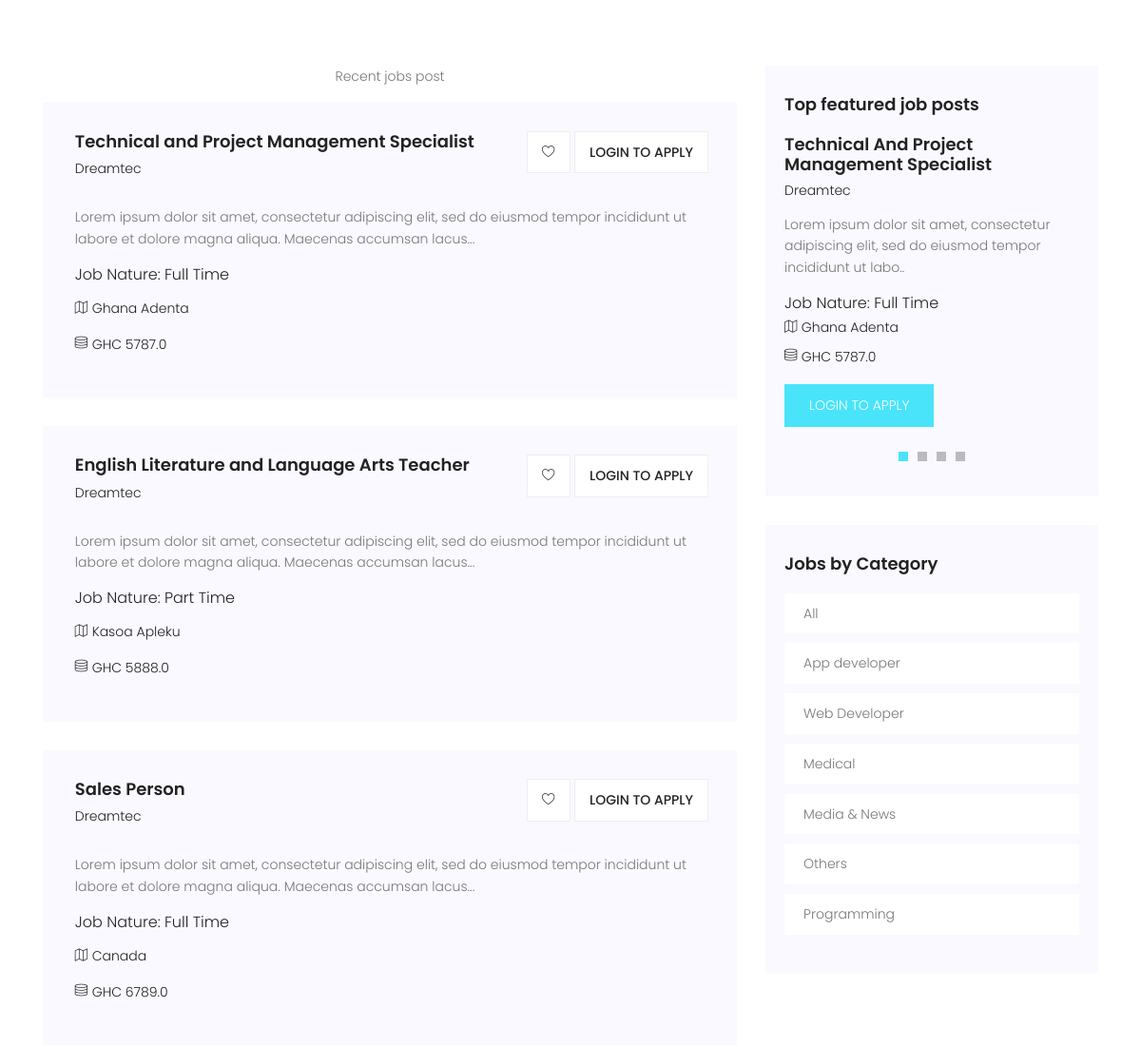
/ (middle part), run on an earlier commit of the app's database.
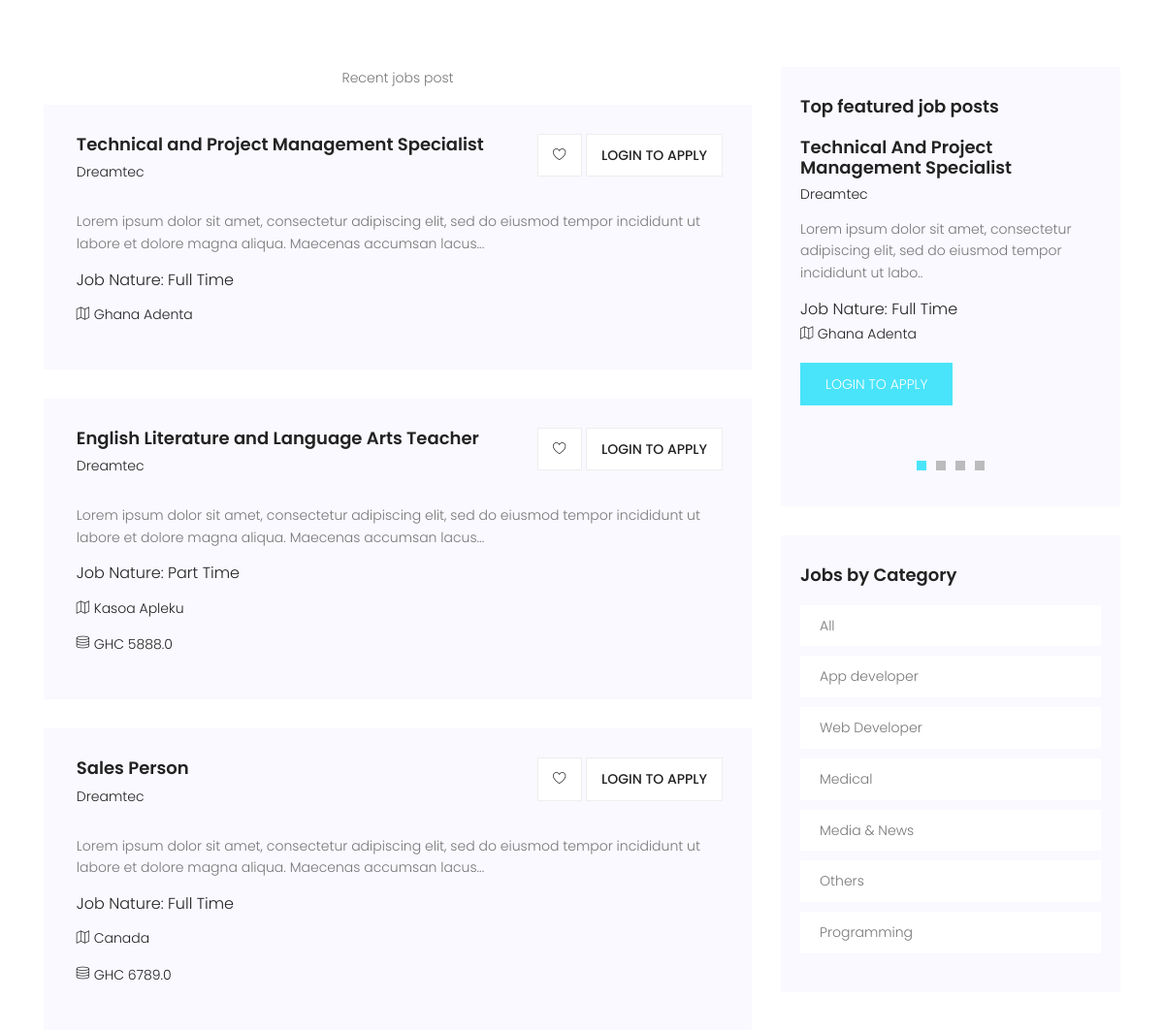
And on a later commit of the database.
### portal/models.py (models this page shows, shortened)
class Job(models.Model):
    company_name = models.CharField(max_length=200)
    job_title = models.CharField(max_length=200)
    company_email = models.EmailField(blank=True, null=True)
    category = models.ForeignKey(
        Category, on_delete=models.CASCADE, default='Others')
    job_type = models.CharField(max_length=20, choices=_job_Type, default=1)
    description = RichTextField()
    location = models.CharField(max_length=150)
    salary = models.FloatField(blank=True, null=True)
    application_url = models.URLField(blank=True, null=True)
    slug = models.SlugField(blank=True, null=True)
    created = models.DateTimeField(auto_now_add=True)
    featured = models.BooleanField(default=False)
    approved = models.BooleanField(default=True)
    class Meta:
        ordering = ['-created']

### portal/views.py (the view)
# urls.py: path('', homePage, name="home"),
def homePage(request):
    filters = JobFilter(
        request.GET, queryset=Job.objects.filter(approved=True))
    context = {
        'filters': filters
    }
    return render(request, 'portal/index.html', context)

### portal/context_processors.py (called while the page is built)
def Processors(request):
    jobs = Job.objects.filter(approved=True).order_by('-created')
    categories = Category.objects.all().order_by('-id')
    blogs = Blog.objects.filter(published=True).order_by('-id')
    blog_count = blogs.count()
    return {
        'categories': categories,
        'jobs': jobs,
        'blog_count': blog_count,
        'blogs': blogs,
    }

### portal/models.py (called while the page is built)
    def __str__(self):
        return self.category

### templates/portal/index.html (shortened to what this page needs)
{% extends 'base.html' %}
{% load static %}
{% block content %}
			<section class="post-area section-gap">
				<div class="container">
					<div class="row justify-content-center d-flex">
						<div class="col-lg-8 post-list">
							<p class="text-center">Recent jobs post</p>
							{% for job in jobs|slice:":5" %}
							<div class="single-post d-flex flex-row">
								<div class="details">
									<div class="title d-flex flex-row justify-content-between">
										<div class="titles">
											<a href="{% url 'detail' job.slug %}"><h4>{{job.job_title}}</h4></a>
											<h6>{{job.company_name}}</h6>
										</div>
										<ul class="btns">
											<li><a href="{% url 'detail' job.slug %}"><span class="lnr lnr-heart"></span></a></li>
											{% if request.user.is_authenticated %}
											<li><a href="{% url 'detail' job.slug %}">Apply</a></li>
											{% else %}
											<li><a href="{% url 'login' %}">Login to apply</a></li>
											{% endif %}
										</ul>
									</div>
									<p>
									{{job.description|slice:":150"|safe}}...
									</p>
									<h5>Job Nature: {{job.job_type}}</h5>
									<p class="address"><span class="lnr lnr-map"></span> {{job.location}}</p>
									{% if job.salary %}
									<p class="address"><span class="lnr lnr-database"></span> GHC {{job.salary}}</p>
									{% endif %}
								</div>
							</div>
							{% endfor %}
						</div>
						<div class="col-lg-4 sidebar">
							<div class="single-slidebar">
								<h4>Top featured job posts</h4>
								<div class="active-relatedjob-carusel">
								{% for job in jobs|slice:":4" %}
									<div class="single-rated">
										<a href="{% url 'detail' job.slug %}"><h4>{{job.job_title|title}}</h4></a>
										<h6>{{job.company_name|title}}</h6>
										<p>
										{{job.description|slice:":100"|safe}}..
										</p>
										<h5>Job Nature: {{job.job_type}}</h5>
										<p class="address"><span class="lnr lnr-map"></span> {{job.location}}</p>
										{% if job.salary %}
										<p class="address"><span class="lnr lnr-database"></span> GHC {{job.salary}}</p>
										{% endif %}
										{% if request.user.is_authenticated %}
										<a href="{% url 'detail' job.slug %}" class="btns text-uppercase">Apply job</a>
										{% else %}
										<a href="{% url 'login' %}" class="btns text-uppercase">Login to apply</a>
										{% endif %}
									</div>
								{% endfor %}
								</div>
							</div>
								<div class="single-slidebar">
								<h4>Jobs by Category </h4>
								<ul class="cat-list">
								<li>
									<a class="justify-content-between d-flex" href="{% url 'jobs' %}">
									<p>All</p>
									</a>
									</li>
								{% for category in categories|slice:":10" %}
									<li>
									<a class="justify-content-between d-flex" href="{% url 'jobs' %}?category={{category.category}}">
									<p>{{category.category}}</p>
									</a>
									</li>
								{% endfor %}
								</ul>
							</div>
						</div>
					</div>
				</div>
			</section>
{% endblock content %}

What changed in the data, as far as the page shows it:
changed Job "Technical and Project Management Specialist": salary "5787.0" → (not shown)
